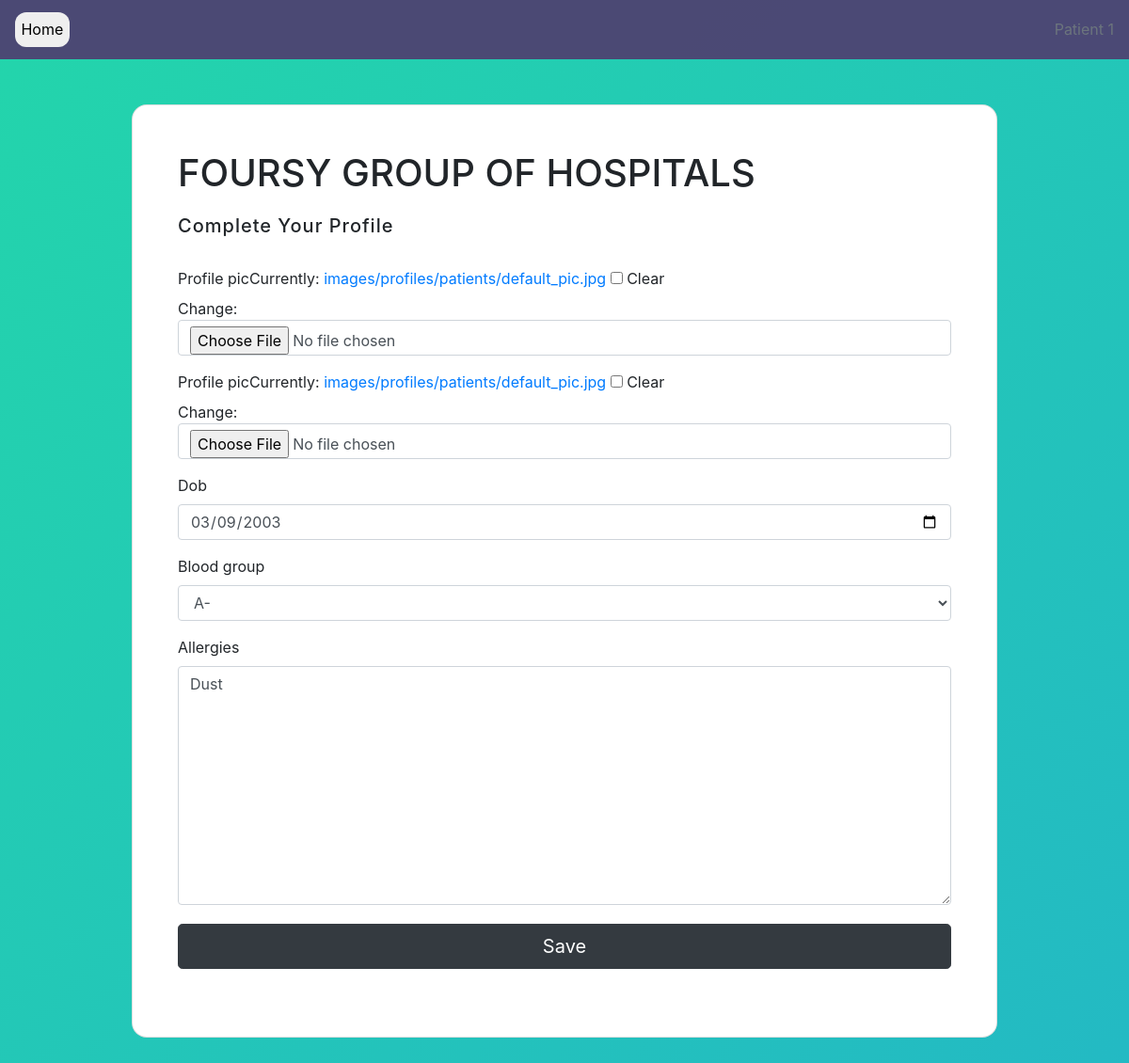
Before: /profile/ (signed in) with the older database file.
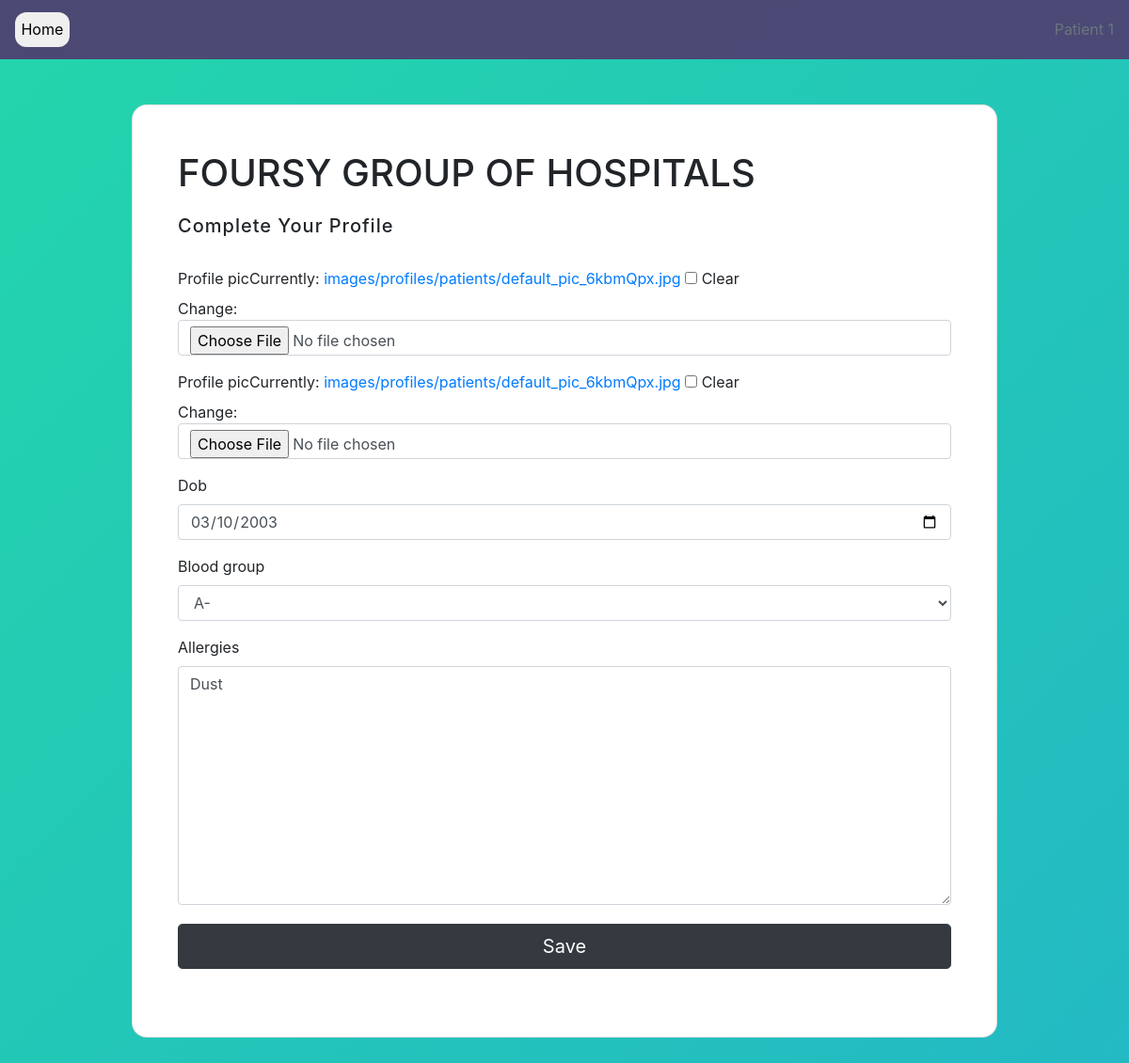
After: the same page with the newer database file.
### profiles/models.py (models this page shows, shortened)
class PatientProfile(models.Model):
    BLOOD_GROUPS = [
        ('O-', 'O-'),
        ('O+', 'O+'),
        ('A-', 'A-'),
        ('A+', 'A+'),
        ('B-', 'B-'),
        ('B+', 'B+'),
        ('AB-', 'AB-'),
        ('AB+', 'AB+'),
    ]
    user = models.OneToOneField(
        User, on_delete=models.CASCADE,
        primary_key=True, limit_choices_to={'user_type': 'P'},
        related_name='patprofile', #* related_name is used to give alternate name to the reverse relationship
        )
    profile_pic = models.ImageField(upload_to='images/profiles/patients', null=True, blank=True)
    dob = models.DateField(blank=True, null=True) #TODO -remove blank=True, null=True
    blood_group = models.CharField(max_length=3, choices=BLOOD_GROUPS)
    allergies = models.TextField(blank=True, null=True)

### profiles/views.py (the view)
# urls.py: path('profile/', views.profile, name='profile'),
@login_required(login_url='accounts:login')
def profile(request):
    user = request.user
    if user.is_doctor():
        return redirect('profiles:doctor-profile')
    if PatientProfile.objects.filter(user=user).exists():
        profile = PatientProfile.objects.get(user=user)
    else:
        profile = PatientProfile.objects.create(user=user)
    if request.method == 'POST':
        form = PatientProfileUpdateForm(request.POST, instance=profile, files=request.FILES) #* files is used to upload files
        if form.is_valid():
            form.save()
            messages.add_message(request, messages.INFO, 'Profile updated successfully')
            return redirect('accounts:home')
    else:
        form = PatientProfileUpdateForm(instance=profile)
    return render(request, 'profile.html', {'form': form})

### profiles/forms.py
class PatientProfileUpdateForm(forms.ModelForm):
    class Meta:
        model = PatientProfile
        fields = ('profile_pic', 'dob', 'blood_group', 'allergies')
        widgets = {
            'dob': DateInput(),
        }

### PMS/context_processors.py (called while the page is built)
def get_departments(request):
    departments = Department.objects.all()
    return {'departments': departments}

def get_time_slots(request):
    time_slot = Appointment.TIME_SLOT
    return {"time_slot": time_slot}

### accounts/models.py (called while the page is built)
    def is_doctor(self):
        if self.user_type == 'D':
            return True
        return False

### profiles/templates/profile.html (shortened to what this page needs)
{% load static %}
{% load bootstrap4 %}
{% bootstrap_css %}
<!DOCTYPE html>
<html>
    <head>
    </head>
    <body>
        {% include 'navbar-simple.html' %}
        <section >
            <div class="row">
                <div class="col-md-12" >
                  <section class="vh-100" >
                    <div class="container py-5 h-100">
                      <div class="row d-flex justify-content-center align-items-center h-100">
                        <div class="col col-xl-10">
                          <div class="card" style="border-radius: 1rem;">
                            <div class="row g-0">
                              <div class="col-12 align-items-center" >
                                <div class="card-body p-4 p-lg-5 text-black">
                                  <form method="post" action="{% url 'profiles:profile' %}" enctype="multipart/form-data">
                                    <div class="d-flex align-items-center mb-3 pb-1">
                                        <span class="h1 fw-bold mb-0">FOURSY GROUP OF HOSPITALS</span>
                                    </div>
                                      <h5 class="fw-normal mb-3 pb-3" style="letter-spacing: 1px;">Complete Your Profile</h5>
                                      <div class="border-0">
                                        {% bootstrap_field form.profile_pic layout='horizontal' %}
                                      </div>
                                      {% bootstrap_form form exclude='profile_pic' %}
                                    <div class="pt-1 mb-4">
                                      <button class="btn btn-dark btn-lg btn-block" type="submit">Save</button>
                                    </div>
                                  </form>
                                </div>
                              </div>
                            </div>
                          </div>
                        </div>
                      </div>
                    </div>
                  </section>
                </div>
             </div>
    </body>
</html>

Changed rows visible on the page:
changed PatientProfile "Dust": dob "03/09/2003" → "03/10/2003"
Other visible differences:
text no longer shown: "Profile pic Currently: images/profiles/patients/default_pic.jpg Clear Change: Profile pic Currently: images/profiles/patients/default_pic.jpg Clear Change: Dob Blood group Allergies"
text now shown: "Profile pic Currently: images/profiles/patients/default_pic_6kbmQpx.jpg Clear Change: Profile pic Currently: images/profiles/patients/default_pic_6kbmQpx.jpg Clear Change: Dob Blood group Allergies"
